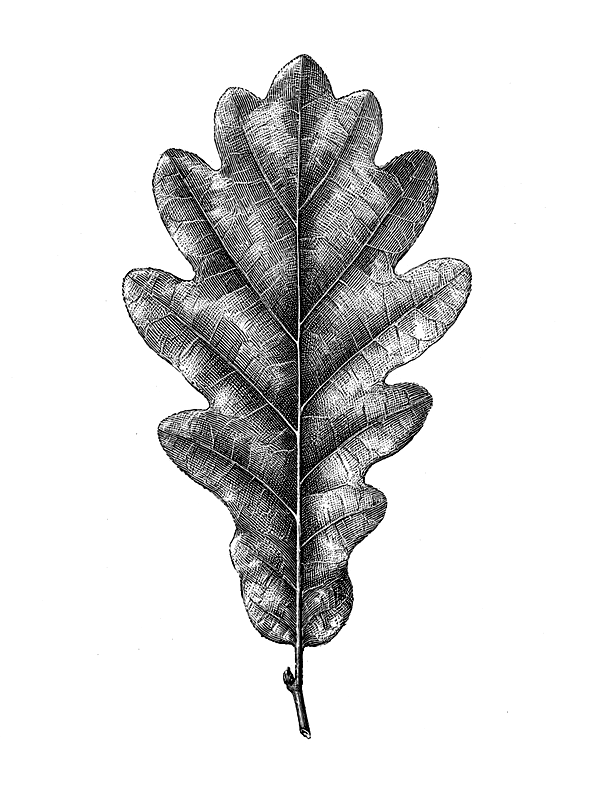
#> input picture tomes/01-le-chene/planches/elements/remplaces/pedoncule_feuille_ovPxVs5829_sans-oreillettes.png, 600 x 800 px, found by its file name
$ python retouche_oreillettes.py
#> lines starting #> are read from the running program, lines starting #| are printed output that depends on the picture; after the words box and inside, x2 and y2 are one past the last pixel; in counts of white or black regions, pixels touching at a corner belong together
# -*- coding: utf-8 -*-
"""Retouche du 9 novembre 2026 : accentuer les oreillettes de la feuille de chêne pédonculé (maquette d'étude).

Le mode auto gratuit de Magnific n'a pas su dessiner une base auriculée (onze essais, voir
tomes/01-le-chene/planches/prompts-planches-comparatives.md). La base du dessin retenu (`ovPxVs5829`) est donc
déformée localement : les derniers millimètres du limbe, de part et d'autre du pétiole, sont étirés vers le bas selon
un profil gaussien (31 px au plus dans la case de 600 × 800, soit 5 mm environ à l'échelle de la planche) ; le pétiole
et le bout de rameau ne bougent pas. Rien n'est dessiné à la main : ce sont les hachures du dessin lui-même, étirées.

Usage (depuis la racine du dépôt) :
    python3 outils/retouche_oreillettes.py
Lit  tomes/01-le-chene/planches/elements/remplaces/pedoncule_feuille_ovPxVs5829_sans-oreillettes.png
Écrit tomes/01-le-chene/planches/elements/pedoncule_feuille.png
"""
from PIL import Image
import numpy as np, math

SRC = "tomes/01-le-chene/planches/elements/remplaces/pedoncule_feuille_ovPxVs5829_sans-oreillettes.png"
OUT = "tomes/01-le-chene/planches/elements/pedoncule_feuille.png"

PETIOLE = (293, 306)       # colonnes du pétiole, laissées intactes
Y0, YB = 540, 720          # bande déformée (au-dessus : identité ; au-dessous : identité)
D, W_G = 31, 26            # allongement maximal (px) et largeur du profil gaussien
XL, XR = 281, 318          # centres des deux oreillettes

src = Image.open(SRC).convert("L")
#> src is the input picture: PIL image 600x800 L; min 0, max 255, mean 220.5
a = np.asarray(src); dark = a < 170
#> after `dark = a < 170`:
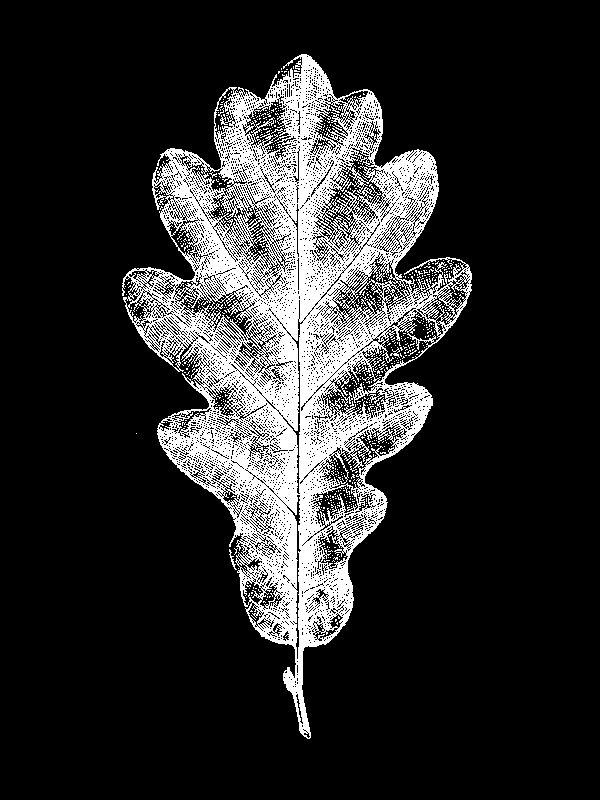
#> dark: shape (800, 600) bool; 16.9% white; 582 white regions (577 under 20 px), largest, box (x1, y1, x2, y2) and area: (122, 54, 472, 739) 79707, (229, 549, 237, 570) 43, (390, 347, 400, 358) 36, (379, 361, 387, 370) 21, (331, 106, 340, 113) 20
W, H = src.size
#> W = 600; H = 800


def bord(x):
    """Dernière ligne sombre du limbe dans la colonne x (sans le pétiole ni le rameau)."""
    col = np.where(dark[:660, x])[0]
    return col.max() if len(col) else None


def allongement(x):
    if x < PETIOLE[0]:
        return D * math.exp(-((x - XL) / W_G) ** 2)
    if x > PETIOLE[1]:
        return D * math.exp(-((x - XR) / W_G) ** 2)
    return 0.0


def facteur(x):
    e = bord(x)
    if e is None or e < Y0 + 10 or PETIOLE[0] <= x <= PETIOLE[1]:
        return 1.0
    return (e + allongement(x) - Y0) / (e - Y0)


mesh = []
for x0 in range(0, W, 2):
    x1 = min(W, x0 + 2)
    s0, s1 = facteur(x0), facteur(min(x1, W - 1))
    if PETIOLE[0] <= x0 <= PETIOLE[1] or PETIOLE[0] <= x1 - 1 <= PETIOLE[1]:
        s0 = s1 = 1.0
    mesh.append(((x0, 0, x1, Y0), (x0, 0, x0, Y0, x1, Y0, x1, 0)))
    mesh.append(((x0, Y0, x1, YB), (x0, Y0, x0, Y0 + (YB - Y0) / s0, x1, Y0 + (YB - Y0) / s1, x1, Y0)))
    mesh.append(((x0, YB, x1, H), (x0, YB, x0, H, x1, H, x1, YB)))
out = src.transform((W, H), Image.MESH, mesh, Image.BICUBIC, fillcolor=255)

# le petit bourgeon latéral du bout de rameau, déplacé par l'étirement, est effacé
arr = np.asarray(out).copy()
arr[695:721, 270:293] = 255
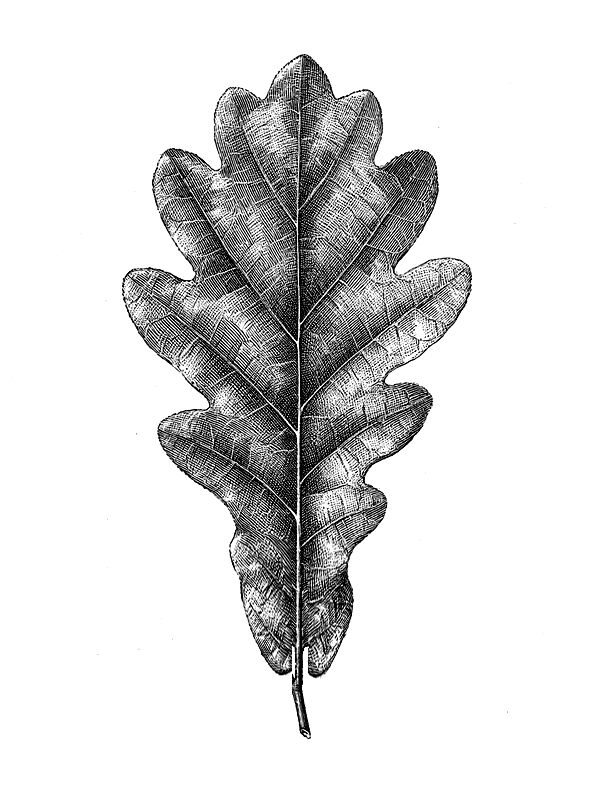
#> arr: shape (800, 600); min 0, max 255, mean 219.9
Image.fromarray(arr).save(OUT)
print("écrit", OUT)

$ run again, with tomes/01-le-chene/planches/elements/remplaces/pedoncule_bourgeon_loupe_LwdXbnRswO_ecailles-fines.png copied over tomes/01-le-chene/planches/elements/remplaces/pedoncule_feuille_ovPxVs5829_sans-oreillettes.png
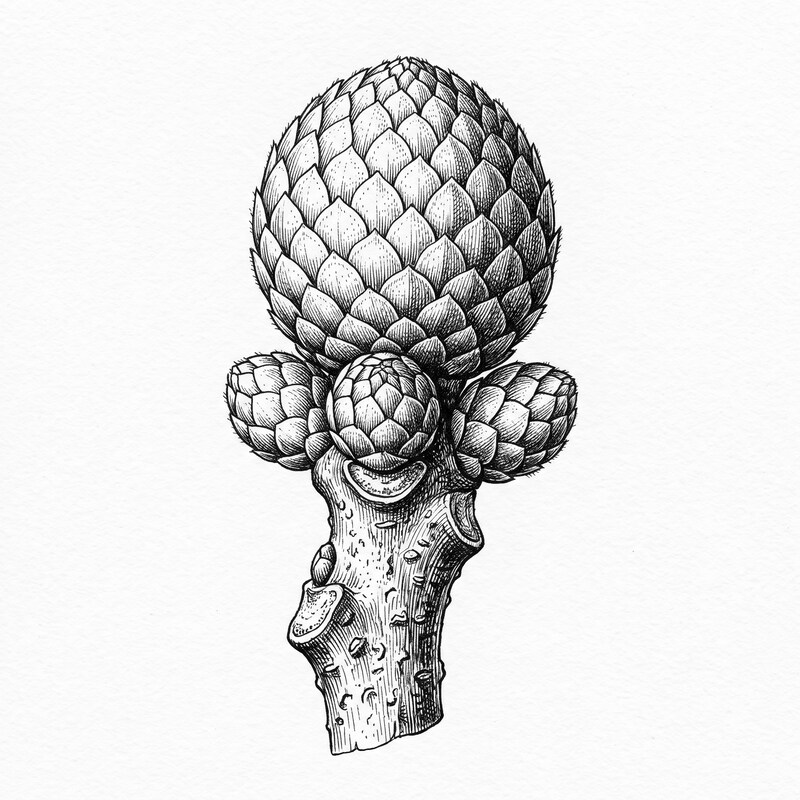
#> input picture tomes/01-le-chene/planches/elements/remplaces/pedoncule_bourgeon_loupe_LwdXbnRswO_ecailles-fines.png, 800 x 800 px, found by its file name
#> src is the input picture: PIL image 800x800 L; min 0, max 255, mean 226
#> `dark = a < 170`:
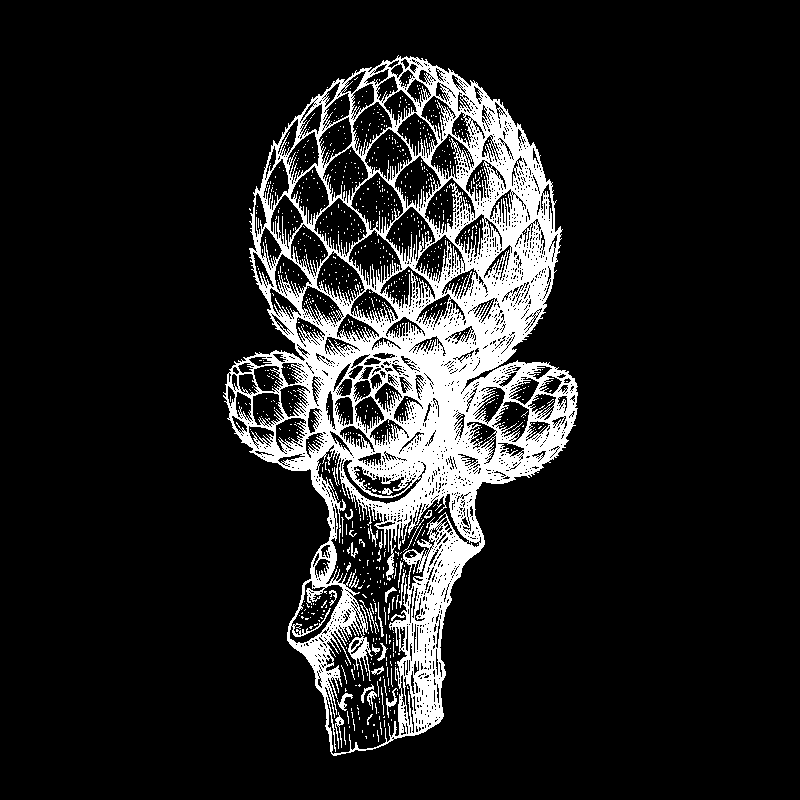
#> dark: shape (800, 800) bool; 12.6% white; 995 white regions (962 under 20 px), largest, box (x1, y1, x2, y2) and area: (223, 55, 578, 756) 76716, (335, 712, 344, 749) 116, (337, 693, 353, 711) 102
#> `arr[695:721, 270:293] = 255`:
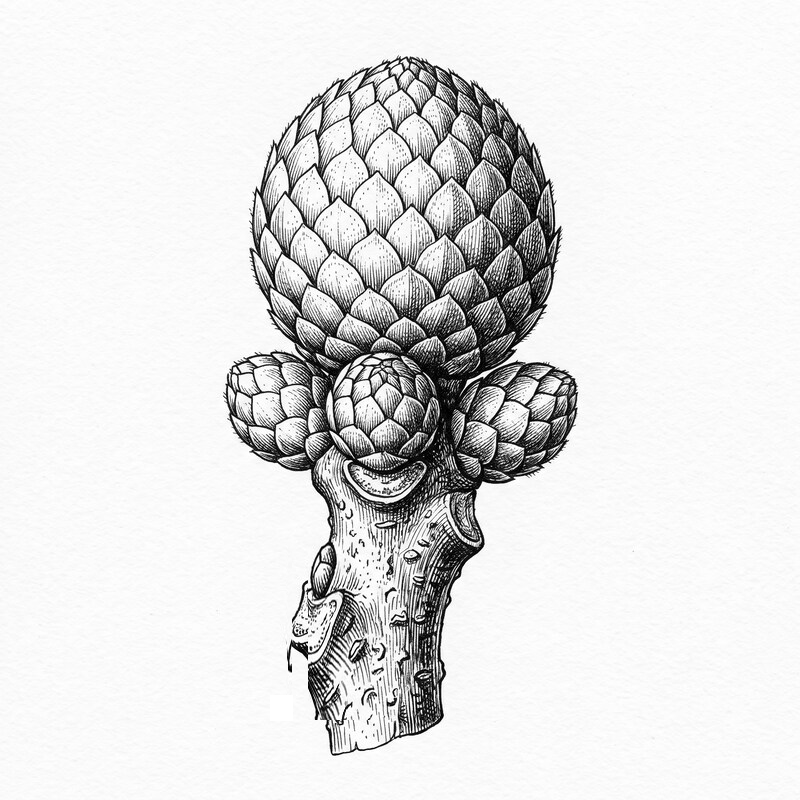
#> arr: shape (800, 800); min 0, max 255, mean 225.9

$ run again, with tomes/01-le-chene/planches/elements/remplaces/pedoncule_bourgeons_8a4jDvtIrU_1k.png copied over tomes/01-le-chene/planches/elements/remplaces/pedoncule_feuille_ovPxVs5829_sans-oreillettes.png
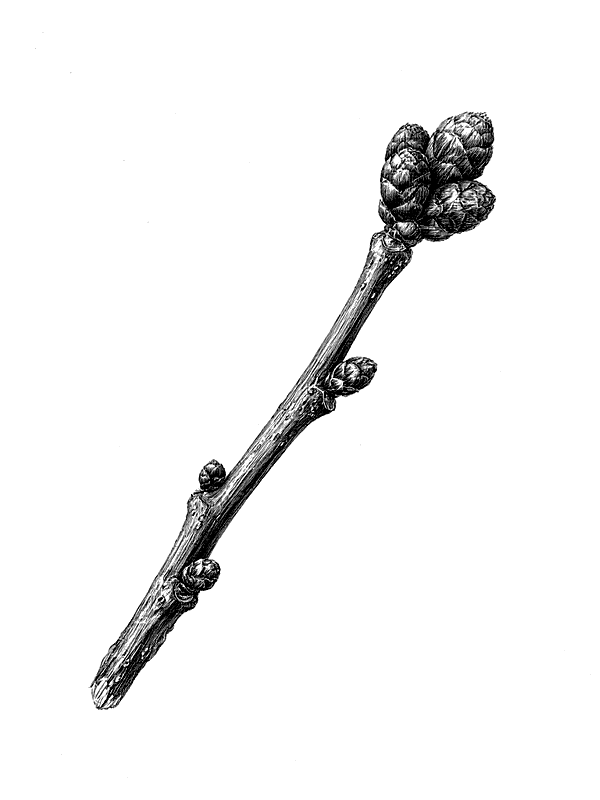
#> input picture tomes/01-le-chene/planches/elements/remplaces/pedoncule_bourgeons_8a4jDvtIrU_1k.png, 600 x 800 px, found by its file name
#> src is the input picture: PIL image 600x800 L; min 0, max 255, mean 243.3
#> `dark = a < 170`:
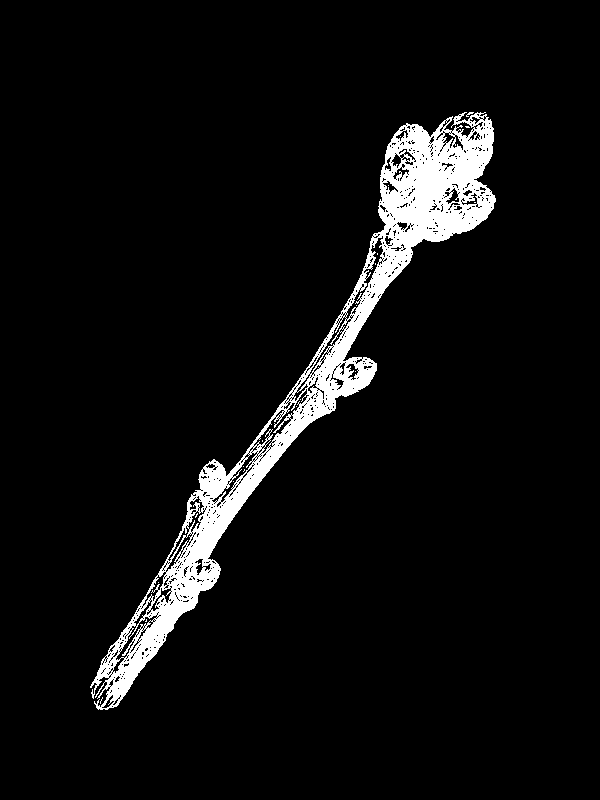
#> dark: shape (800, 600) bool; 5.7% white; 21 white regions (20 under 20 px), largest, box (x1, y1, x2, y2) and area: (90, 112, 496, 710) 27511
#> the loop `for x0 in range(0, W, 2):` made 300 passes
#> after the loop `for x0 in range(0, W, 2):`: mesh = 900 items

$ run again, with tomes/01-le-chene/planches/elements/remplaces/pedoncule_ecorce_1lMRF8Er4r_paves-ronds.png copied over tomes/01-le-chene/planches/elements/remplaces/pedoncule_feuille_ovPxVs5829_sans-oreillettes.png
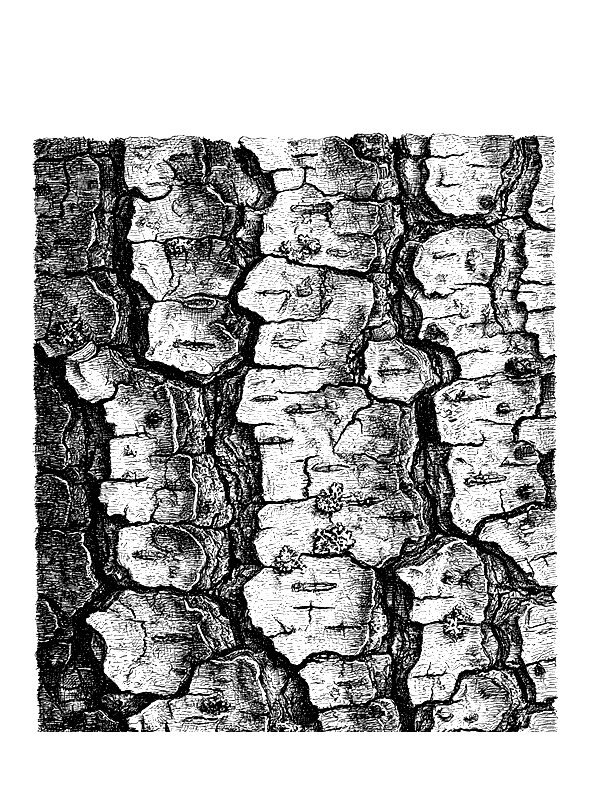
#> input picture tomes/01-le-chene/planches/elements/remplaces/pedoncule_ecorce_1lMRF8Er4r_paves-ronds.png, 600 x 800 px, found by its file name
#> src is the input picture: PIL image 600x800 L; min 0, max 255, mean 173.6
#> `dark = a < 170`:
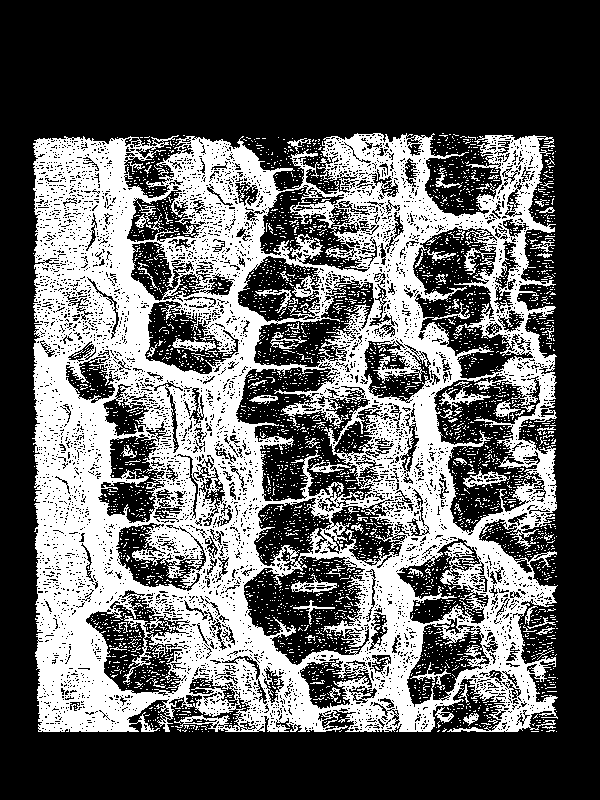
#> dark: shape (800, 600) bool; 37.5% white; 3676 white regions (3590 under 20 px), largest, box (x1, y1, x2, y2) and area: (32, 133, 558, 732) 164273, (439, 384, 491, 409) 352, (463, 470, 510, 488) 315
#> the loop `for x0 in range(0, W, 2):` made 300 passes
#> after the loop `for x0 in range(0, W, 2):`: mesh = 900 items
#> `arr[695:721, 270:293] = 255`:
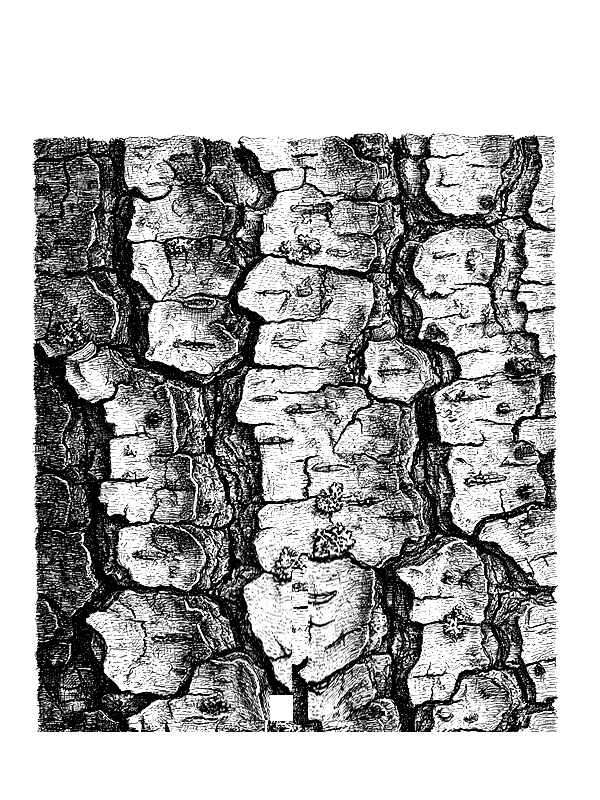
#> arr: shape (800, 600); min 0, max 255, mean 174
